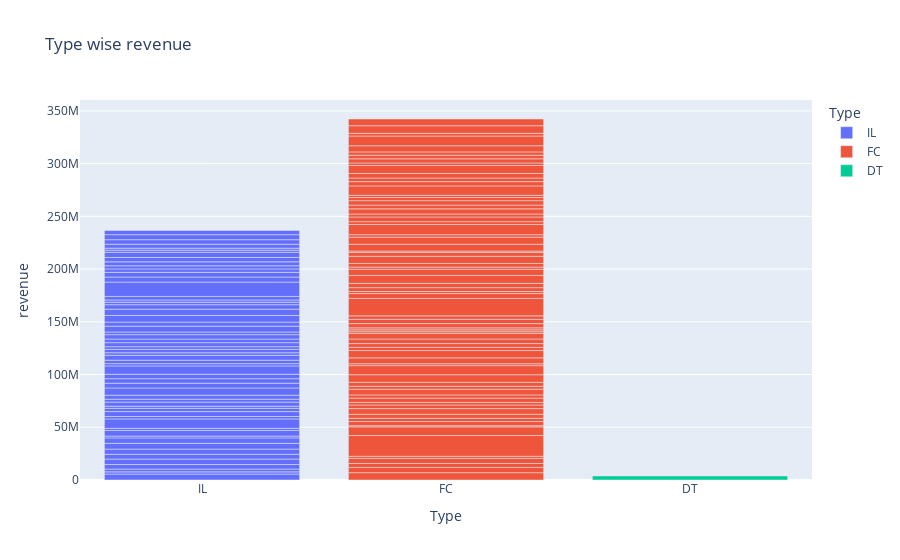

Notebook source saved alongside this figure:
### Code cell
# type wise revenue
px.bar(df,x='Type',y='revenue',color='Type',title='Type wise revenue')

### Figure 1 — Plotly figure (JSON) as saved in the notebook; plotly's stock layout.template omitted (floating-point values rounded to 4 significant figures)
{"data": [{"alignmentgroup": "True", "hovertemplate": "Type=%{x}<br>revenue=%{y}<extra></extra>", "legendgroup": "IL", "marker": {"color": "#636efa", "pattern": {"shape": ""}}, "name": "IL", "offsetgroup": "IL", "orientation": "v", "showlegend": true, "textposition": "auto", "type": "bar", "x": ["IL", "IL", "IL", "IL", "IL", "IL", "IL", "IL", "IL", "IL", "IL", "IL", "IL", "IL", "IL", "IL", "IL", "IL", "IL", "IL", "IL", "IL", "IL", "IL", "IL", "IL", "IL", "IL", "IL", "IL", "IL", "IL", "IL", "IL", "IL", "IL", "IL", "IL", "IL", "IL", "IL", "IL", "IL", "IL", "IL", "IL", "IL", "IL", "IL", "IL", "IL", "IL", "IL", "IL", "IL", "IL", "IL"], "xaxis": "x", "y": [5653753, 2055379, 2675511, 4316715, 5166635, 4491607, 4952497, 5444227, 5161370, 1734634, 5337526, 2021934, 8904084, 2267425, 4705945, 3008199, 2058644, 3903884, 2740687, 3818055, 6836483, 4554237, 4264176, 4250758, 7865428, 2156098, 3273041, 4651866, 2390534, 3164972, 2551252, 3836721, 3452382, 4136425, 2525375, 5500818, 3871344, 6313221, 5966193, 4250553, 2364478, 2083447, 3410878, 13575224, 4758476, 4467728, 3248660, 2954086, 3784230, 4155435, 4882985, 2018785, 1847826, 3780019, 4286645, 4780607, 4015749], "yaxis": "y"}, {"alignmentgroup": "True", "hovertemplate": "Type=%{x}<br>revenue=%{y}<extra></extra>", "legendgroup": "FC", "marker": {"color": "#EF553B", "pattern": {"shape": ""}}, "name": "FC", "offsetgroup": "FC", "orientation": "v", "showlegend": true, "textposition": "auto", "type": "bar", "x": ["FC", "FC", "FC", "FC", "FC", "FC", "FC", "FC", "FC", "FC", "FC", "FC", "FC", "FC", "FC", "FC", "FC", "FC", "FC", "FC", "FC", "FC", "FC", "FC", "FC", "FC", "FC", "FC", "FC", "FC", "FC", "FC", "FC", "FC", "FC", "FC", "FC", "FC", "FC", "FC", "FC", "FC", "FC", "FC", "FC", "FC", "FC", "FC", "FC", "FC", "FC", "FC", "FC", "FC", "FC", "FC", "FC", "FC", "FC", "FC", "FC", "FC", "FC", "FC", "FC", "FC", "FC", "FC", "FC", "FC", "FC", "FC"], "xaxis": "x", "y": [6923131, 5017319, 3745135, 4807746, 1999097, 19696939, 8213524, 1149870, 3956086, 2999068, 3778621, 5435276, 3447890, 2371202, 4100886, 3028267, 5461700, 2732645, 3752885, 7201784, 8630682, 1763231, 5595267, 6941173, 3004429, 3600467, 4350573, 5286212, 1619683, 1756069, 1882131, 4052733, 3982767, 3347767, 16549064, 4590423, 1904842, 3727364, 4066618, 7495092, 5906596, 2025297, 3426169, 6782425, 3753720, 1270499, 6412623, 6694797, 2344689, 9652350, 2738052, 4429512, 2792031, 4888774, 3570392, 4219263, 2993069, 2097022, 8894598, 4067566, 3445076, 4263629, 7592272, 2383840, 3939804, 3376145, 3199619, 5787594, 9262754, 2544857, 7217634, 6363241], "yaxis": "y"}, {"alignmentgroup": "True", "hovertemplate": "Type=%{x}<br>revenue=%{y}<extra></extra>", "legendgroup": "DT", "marker": {"color": "#00cc96", "pattern": {"shape": ""}}, "name": "DT", "offsetgroup": "DT", "orientation": "v", "showlegend": true, "textposition": "auto", "type": "bar", "x": ["DT"], "xaxis": "x", "y": [3810007], "yaxis": "y"}], "layout": {"barmode": "relative", "legend": {"title": {"text": "Type"}, "tracegroupgap": 0}, "title": {"text": "Type wise revenue"}, "xaxis": {"anchor": "y", "categoryarray": ["IL", "FC", "DT"], "categoryorder": "array", "domain": [0, 1], "title": {"text": "Type"}}, "yaxis": {"anchor": "x", "domain": [0, 1], "title": {"text": "revenue"}}}}
